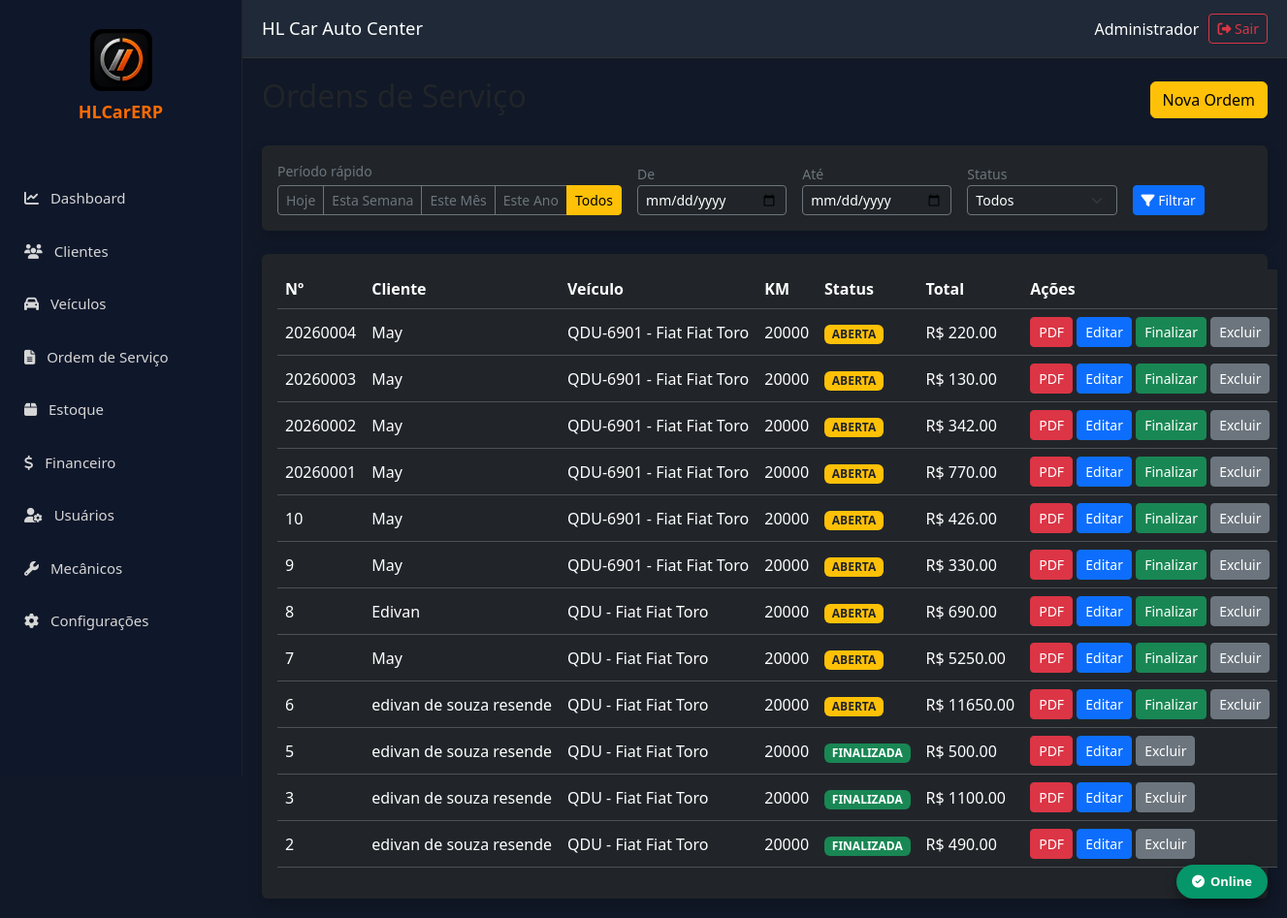
/ordens (signed in), run on the app's committed database.
### models.py (models this page shows)
class OrdemServico(db.Model):
    __tablename__ = "ordens_servico"
    id = db.Column(db.Integer, primary_key=True)
    empresa_id = db.Column(db.Integer, db.ForeignKey("empresas.id"), nullable=False, index=True)
    numero = db.Column(db.Integer, nullable=False)
    cliente_id = db.Column(db.Integer, db.ForeignKey("clientes.id"), nullable=False)
    veiculo_id = db.Column(db.Integer, db.ForeignKey("veiculos.id"))
    status = db.Column(db.String(20), default="ABERTA")
    prioridade = db.Column(db.String(20), default="NORMAL")
    data_abertura = db.Column(db.DateTime, default=datetime.utcnow)
    data_inicio = db.Column(db.DateTime)
    data_finalizacao = db.Column(db.DateTime)
    km = db.Column(db.Integer)
    consultor = db.Column(db.String(120))
    mecanico = db.Column(db.String(120))
    defeito_relatado = db.Column(db.Text)
    diagnostico = db.Column(db.Text)
    servico_executado = db.Column(db.Text)
    observacoes = db.Column(db.Text)
    valor_servicos = db.Column(Numeric(18, 2), default=0)
    valor_produtos = db.Column(Numeric(18, 2), default=0)
    desconto = db.Column(Numeric(18, 2), default=0)
    acrescimo = db.Column(Numeric(18, 2), default=0)
    valor_total = db.Column(Numeric(18, 2), default=0)
    criado_em = db.Column(db.DateTime, default=datetime.utcnow)
    alterado_em = db.Column(db.DateTime, default=datetime.utcnow, onupdate=datetime.utcnow)
    empresa = db.relationship("Empresa")
    cliente = db.relationship("Cliente")
    veiculo = db.relationship("Veiculo")
    itens = db.relationship("ItemOrdemServico", back_populates="ordem_servico", cascade="all, delete-orphan")
    __table_args__ = (
        UniqueConstraint("empresa_id", "numero", name="uk_os_empresa"),
    )

class Cliente(db.Model):
    __tablename__ = "clientes"
    id = db.Column(db.Integer, primary_key=True)
    empresa_id = db.Column(db.Integer, db.ForeignKey("empresas.id"), nullable=False, index=True)
    nome = db.Column(db.String(200), nullable=False)
    tipo = db.Column(db.String(20), default="FISICA")
    cpf_cnpj = db.Column(db.String(20))
    rg_ie = db.Column(db.String(30))
    telefone = db.Column(db.String(30))
    whatsapp = db.Column(db.String(30))
    email = db.Column(db.String(150))
    cep = db.Column(db.String(15))
    endereco = db.Column(db.String(200))
    numero = db.Column(db.String(20))
    complemento = db.Column(db.String(100))
    bairro = db.Column(db.String(100))
    cidade = db.Column(db.String(100))
    estado = db.Column(db.String(2))
    observacoes = db.Column(db.Text)
    data_nascimento = db.Column(db.Date, nullable=True)
    ativo = db.Column(db.Boolean, default=True, nullable=False)
    criado_em = db.Column(db.DateTime, default=datetime.utcnow, nullable=False)
    alterado_em = db.Column(db.DateTime, default=datetime.utcnow, onupdate=datetime.utcnow)
    empresa = db.relationship("Empresa")
    __table_args__ = (
        Index("idx_cliente_nome", "empresa_id", "nome"),
        Index("idx_cliente_cpf", "empresa_id", "cpf_cnpj"),
    )

class Veiculo(db.Model):
    __tablename__ = "veiculos"
    id = db.Column(db.Integer, primary_key=True)
    empresa_id = db.Column(db.Integer, db.ForeignKey("empresas.id"), nullable=False, index=True)
    cliente_id = db.Column(db.Integer, db.ForeignKey("clientes.id"), nullable=False, index=True)
    placa = db.Column(db.String(10), nullable=False)
    marca = db.Column(db.String(80))
    modelo = db.Column(db.String(120))
    versao = db.Column(db.String(120))
    ano_fabricacao = db.Column(db.Integer)
    ano_modelo = db.Column(db.Integer)
    cor = db.Column(db.String(40))
    combustivel = db.Column(db.String(30))
    cambio = db.Column(db.String(30))
    motor = db.Column(db.String(80))
    chassi = db.Column(db.String(40))
    renavam = db.Column(db.String(20))
    km_atual = db.Column(db.Integer, default=0)
    km = db.Column(db.Integer)
    proxima_revisao_data = db.Column(db.Date, nullable=True)
    proxima_revisao_km = db.Column(db.Integer, nullable=True)
    observacoes = db.Column(db.Text)
    ativo = db.Column(db.Boolean, default=True, nullable=False)
    criado_em = db.Column(db.DateTime, default=datetime.utcnow, nullable=False)
    alterado_em = db.Column(db.DateTime, default=datetime.utcnow, onupdate=datetime.utcnow)
    empresa = db.relationship("Empresa")
    cliente = db.relationship("Cliente", backref="veiculos")
    __table_args__ = (
        UniqueConstraint("empresa_id", "placa", name="uk_placa_empresa"),
        Index("idx_veiculo_modelo", "empresa_id", "modelo"),
    )

### app.py (the view, shortened to what this page needs)
@app.route("/ordens")
@login_required
def ordens():
    periodo = request.args.get("periodo")
    data_inicio = request.args.get("data_inicio")
    data_fim = request.args.get("data_fim")
    status = request.args.get("status")
    query = OrdemServico.query
    hoje = date.today()
    if periodo == "hoje":
        query = query.filter(func.date(OrdemServico.data_abertura) == hoje)
    elif periodo == "semana":
        inicio_semana = hoje - timedelta(days=hoje.weekday())
        query = query.filter(func.date(OrdemServico.data_abertura) >= inicio_semana)
    elif periodo == "mes":
        inicio_mes = hoje.replace(day=1)
        query = query.filter(func.date(OrdemServico.data_abertura) >= inicio_mes)
    elif periodo == "ano":
        inicio_ano = hoje.replace(month=1, day=1)
        query = query.filter(func.date(OrdemServico.data_abertura) >= inicio_ano)
    if status:
        query = query.filter(OrdemServico.status == status)
    lista_ordens = query.order_by(OrdemServico.id.desc()).all()
    return render_template(
        "ordens.html",
        ordens=lista_ordens,
        periodo=periodo,
        data_inicio=data_inicio,
        data_fim=data_fim,
        status=status
    )

### app.py (called while the page is built)
def login_required(f):
    @wraps(f)
    def decorated_function(*args, **kwargs):
        if "usuario_id" not in session:
            return redirect("/login")
        return f(*args, **kwargs)
    return decorated_function

### templates/ordens.html (shortened to what this page needs)
{% extends "base.html" %}
{% block conteudo %}
<div class="d-flex justify-content-between align-items-center mb-4">
    <h2>Ordens de Serviço</h2>
    <a href="/ordens/nova" class="btn btn-warning">
        Nova Ordem
    </a>
</div>
<div class="card bg-dark shadow border-0 mb-4">
    <div class="card-body py-3">
        <form method="GET" class="row g-3 align-items-end">
            <div class="col-auto">
                <label class="text-secondary small d-block mb-1">Período rápido</label>
                <div class="btn-group" role="group">
                    <a href="{{ url_for('ordens', periodo='hoje') }}"
                       class="btn btn-sm {{ 'btn-warning' if periodo == 'hoje' else 'btn-outline-secondary' }}">
                        Hoje
                    </a>
                    <a href="{{ url_for('ordens', periodo='semana') }}"
                       class="btn btn-sm {{ 'btn-warning' if periodo == 'semana' else 'btn-outline-secondary' }}">
                        Esta Semana
                    </a>
                    <a href="{{ url_for('ordens', periodo='mes') }}"
                       class="btn btn-sm {{ 'btn-warning' if periodo == 'mes' else 'btn-outline-secondary' }}">
                        Este Mês
                    </a>
                    <a href="{{ url_for('ordens', periodo='ano') }}"
                       class="btn btn-sm {{ 'btn-warning' if periodo == 'ano' else 'btn-outline-secondary' }}">
                        Este Ano
                    </a>
                    <a href="{{ url_for('ordens') }}"
                       class="btn btn-sm {{ 'btn-warning' if not periodo and not data_inicio else 'btn-outline-secondary' }}">
                        Todos
                    </a>
                </div>
            </div>
            <div class="col-md-2">
                <label class="text-secondary small">De</label>
                <input type="date" name="data_inicio" value="{{ data_inicio or '' }}"
                       class="form-control form-control-sm bg-dark text-white border-secondary">
            </div>
            <div class="col-md-2">
                <label class="text-secondary small">Até</label>
                <input type="date" name="data_fim" value="{{ data_fim or '' }}"
                       class="form-control form-control-sm bg-dark text-white border-secondary">
            </div>
            <div class="col-md-2">
                <label class="text-secondary small">Status</label>
                <select name="status" class="form-select form-select-sm bg-dark text-white border-secondary" onchange="this.form.submit()">
                    <option value="">Todos</option>
                </select>
            </div>
            <div class="col-auto">
                <button type="submit" class="btn btn-sm btn-primary">
                    <i class="fa fa-filter"></i> Filtrar
                </button>
            </div>
        </form>
    </div>
</div>
<div class="card bg-dark shadow border-0">
    <div class="card-body">
        <table class="table table-dark table-hover align-middle">
            <thead>
                <tr>
                    <th>Nº</th>
                    <th>Cliente</th>
                    <th>Veículo</th>
                    <th>KM</th>
                    <th>Status</th>
                    <th>Total</th>
                    <th width="360">Ações</th>
                </tr>
            </thead>
            <tbody>
                {% for ordem in ordens %}
                <tr>
                    <td>{{ ordem.numero }}</td>
                    <td>{{ ordem.cliente.nome }}</td>
                    <td>
                        {{ ordem.veiculo.placa }}
                        -
                        {{ ordem.veiculo.marca }}
                        {{ ordem.veiculo.modelo }}
                    </td>
                    <td>
                        {{ ordem.km }}
                    </td>
                    <td>
                        {% if ordem.status == "FINALIZADA" %}
                            <span class="badge bg-success">
                                FINALIZADA
                            </span>
                        {% else %}
                            <span class="badge bg-warning text-dark">
                                ABERTA
                            </span>
                        {% endif %}
                    </td>
                    <td>
                        R$ {{ "%.2f"|format(ordem.valor_total) }}
                    </td>
                    <td>
                        <a href="/ordens/pdf/{{ ordem.id }}"
                           target="_blank"
                           class="btn btn-danger btn-sm">
                            PDF
                        </a>
                        <a href="/ordens/editar/{{ ordem.id }}"
                           class="btn btn-primary btn-sm">
                            Editar
                        </a>
                        {% if ordem.status != "FINALIZADA" %}
                        <a href="/ordens/finalizar/{{ ordem.id }}"
                           class="btn btn-success btn-sm"
                           onclick="return confirm('Deseja finalizar esta Ordem de Serviço?')">
                            Finalizar
                        </a>
                        {% endif %}
                        <a href="/ordens/excluir/{{ ordem.id }}"
                           class="btn btn-secondary btn-sm"
                           onclick="return confirm('Deseja realmente excluir esta Ordem de Serviço?')">
                            Excluir
                        </a>
                    </td>
                </tr>
                {% else %}
                <tr>
                    <td colspan="7" class="text-center text-secondary py-4">
                        Nenhuma ordem encontrada neste período
                    </td>
                </tr>
                {% endfor %}
            </tbody>
        </table>
    </div>
</div>
{% endblock %}

### templates/base.html (shortened to what this page needs)
<!DOCTYPE html>
<html lang="pt-br">
<head>
<link href="https://cdn.jsdelivr.net/npm/bootstrap@5.3.7/dist/css/bootstrap.min.css" rel="stylesheet">
<link href="https://cdnjs.cloudflare.com/ajax/libs/font-awesome/6.7.2/css/all.min.css" rel="stylesheet">
<link rel="stylesheet" href="{{ url_for('static', filename='css/offline.css') }}">
</head>
<body>
<div class="sidebar" id="sidebar">
<div class="logo" style="text-align:center; padding: 10px 0 20px;">
    <img src="{{ url_for('static', filename='icons/icon-192.png') }}"
         alt="HL Car"
         style="width:64px; height:64px; border-radius:12px;">
    <div style="color:#ff6b00; font-weight:bold; font-size:18px; margin-top:8px;">
        HLCarERP
    </div>
</div>
    <ul class="menu">
        <li><a href="/"><i class="fa fa-chart-line me-2"></i> Dashboard</a></li>
        <li><a href="/clientes"><i class="fa fa-users me-2"></i> Clientes</a></li>
        <li><a href="/veiculos"><i class="fa fa-car me-2"></i> Veículos</a></li>
        <li><a href="/ordens"><i class="fa fa-file-alt me-2"></i> Ordem de Serviço</a></li>
        <li><a href="/estoque"><i class="fa fa-box me-2"></i> Estoque</a></li>
        <li><a href="/financeiro"><i class="fa fa-dollar-sign me-2"></i> Financeiro</a></li>
        <li><a href="/usuarios"><i class="fa fa-user-cog me-2"></i> Usuários</a></li>
        <li><a href="/mecanicos"><i class="fa fa-wrench me-2"></i> Mecânicos</a></li>
        <li><a href="/configuracoes"><i class="fa fa-cog me-2"></i> Configurações</a></li>
    </ul>
</div>
<div class="topbar">
    <div class="d-flex align-items-center gap-2">
        <h3>HL Car Auto Center</h3>
    </div>
    <div class="usuario">
        <span>{{ session.get('usuario_nome', 'Usuário') }}</span>
        <a href="/logout" class="btn btn-sm btn-outline-danger">
            <i class="fa fa-sign-out-alt"></i> Sair
        </a>
    </div>
</div>
<div class="content">
    {% block conteudo %}
    {% endblock %}
</div>
<div id="hl-offline-badge" class="hl-badge online">
    <i class="fa fa-check-circle"></i> Online
</div>
</body>
</html>

### static/css/offline.css (style rules this page uses)
#hl-offline-badge { position: fixed; bottom: 20px; right: 20px; z-index: 9999; padding: 8px 16px; border-radius: 20px; font-size: 13px; font-weight: 600; color: #fff; box-shadow: 0 4px 12px rgba(0,0,0,0.4); display: flex; align-items: center; gap: 6px; transition: all 0.3s ease; }
#hl-offline-badge.online { background: #059669; }

### templates/base.html (style rules this page uses)
* { margin:0; padding:0; box-sizing:border-box; font-family:Segoe UI,Tahoma,Geneva,Verdana,sans-serif; }
body { background:#111827; overflow-x:hidden; }
.sidebar { position:fixed; left:0; top:0; width:250px; height:100vh; background:#0f172a; border-right:1px solid #222; padding-top:20px; z-index:1050; transition: transform 0.3s ease; }
.logo { text-align:center; font-size:26px; font-weight:bold; color:#ff6b00; margin-bottom:30px; }
.menu { list-style:none; padding:0; }
.menu li { margin-bottom:4px; }
.menu a { display:block; padding:14px 25px; text-decoration:none; color:#d6d6d6; font-size:15px; transition:.25s; }
.topbar { position:fixed; left:250px; top:0; right:0; height:60px; background:#1f2937; display:flex; justify-content:space-between; align-items:center; padding:0 20px; border-bottom:1px solid #333; z-index:1000; transition: left 0.3s ease; }
.topbar h3 { color:white; margin:0; font-size:1.15rem; }
.usuario { color:#fff; display:flex; align-items:center; gap:10px; }
.content { margin-left:250px; margin-top:60px; padding:20px; min-height:calc(100vh - 60px); transition: margin-left 0.3s ease; }
.table-dark th, .table-dark td { white-space:nowrap; }

### data on the page
OrdemServico: numero "20260004", cliente.nome "May", veiculo.placa "QDU-6901", veiculo.marca "Fiat", veiculo.modelo "Fiat Toro", km "20000", status "ABERTA", valor_total "220.00"
OrdemServico: numero "20260003", cliente.nome "May", veiculo.placa "QDU-6901", veiculo.marca "Fiat", veiculo.modelo "Fiat Toro", km "20000", status "ABERTA", valor_total "130.00"
OrdemServico: numero "20260002", cliente.nome "May", veiculo.placa "QDU-6901", veiculo.marca "Fiat", veiculo.modelo "Fiat Toro", km "20000", status "ABERTA", valor_total "342.00"
OrdemServico: numero "20260001", cliente.nome "May", veiculo.placa "QDU-6901", veiculo.marca "Fiat", veiculo.modelo "Fiat Toro", km "20000", status "ABERTA", valor_total "770.00"
OrdemServico: numero "10", cliente.nome "May", veiculo.placa "QDU-6901", veiculo.marca "Fiat", veiculo.modelo "Fiat Toro", km "20000", status "ABERTA", valor_total "426.00"
OrdemServico: numero "9", cliente.nome "May", veiculo.placa "QDU-6901", veiculo.marca "Fiat", veiculo.modelo "Fiat Toro", km "20000", status "ABERTA", valor_total "330.00"
OrdemServico: numero "8", cliente.nome "Edivan", veiculo.placa "QDU", veiculo.marca "Fiat", veiculo.modelo "Fiat Toro", km "20000", status "ABERTA", valor_total "690.00"
OrdemServico: numero "7", cliente.nome "May", veiculo.placa "QDU", veiculo.marca "Fiat", veiculo.modelo "Fiat Toro", km "20000", status "ABERTA", valor_total "5250.00"
OrdemServico: numero "6", cliente.nome "edivan de souza resende", veiculo.placa "QDU", veiculo.marca "Fiat", veiculo.modelo "Fiat Toro", km "20000", status "ABERTA", valor_total "11650.00"
OrdemServico: numero "5", cliente.nome "edivan de souza resende", veiculo.placa "QDU", veiculo.marca "Fiat", veiculo.modelo "Fiat Toro", km "20000", status "FINALIZADA", valor_total "500.00"
OrdemServico: numero "3", cliente.nome "edivan de souza resende", veiculo.placa "QDU", veiculo.marca "Fiat", veiculo.modelo "Fiat Toro", km "20000", status "FINALIZADA", valor_total "1100.00"
OrdemServico: numero "2", cliente.nome "edivan de souza resende", veiculo.placa "QDU", veiculo.marca "Fiat", veiculo.modelo "Fiat Toro", km "20000", status "FINALIZADA", valor_total "490.00"

### other printed values
{{ session.get('usuario_nome', 'Usuário') }} "Administrador"
